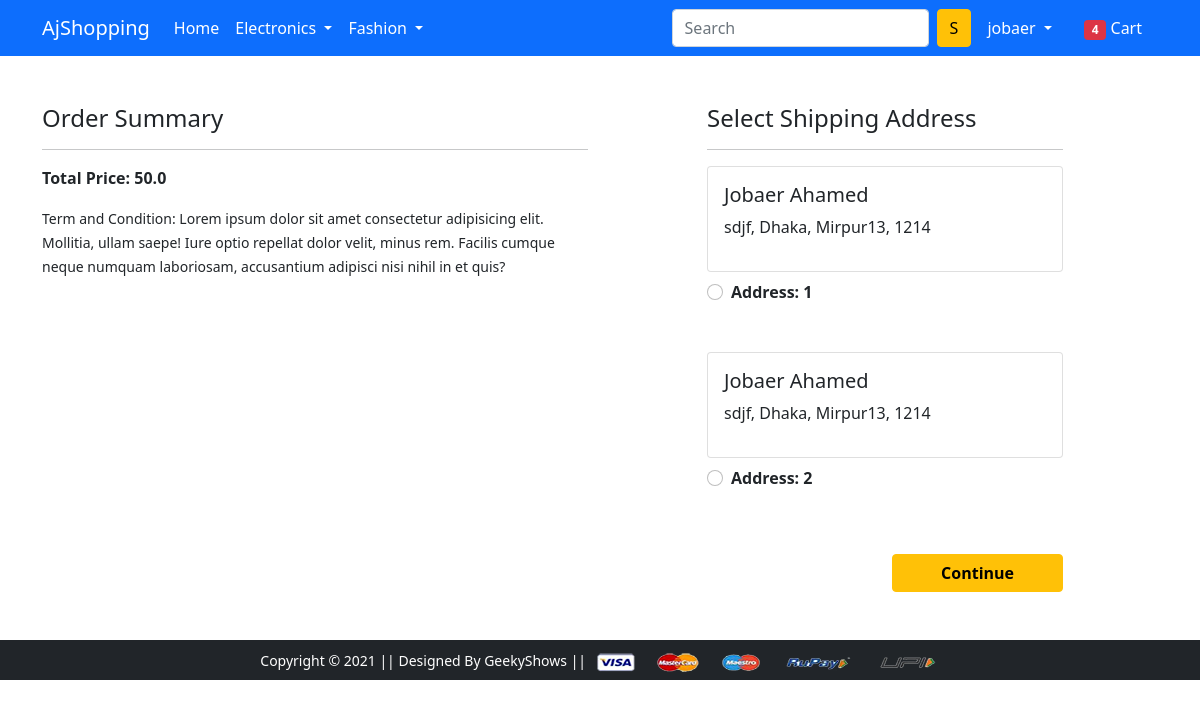
Before: /checkout/ (signed in) with the older database file.
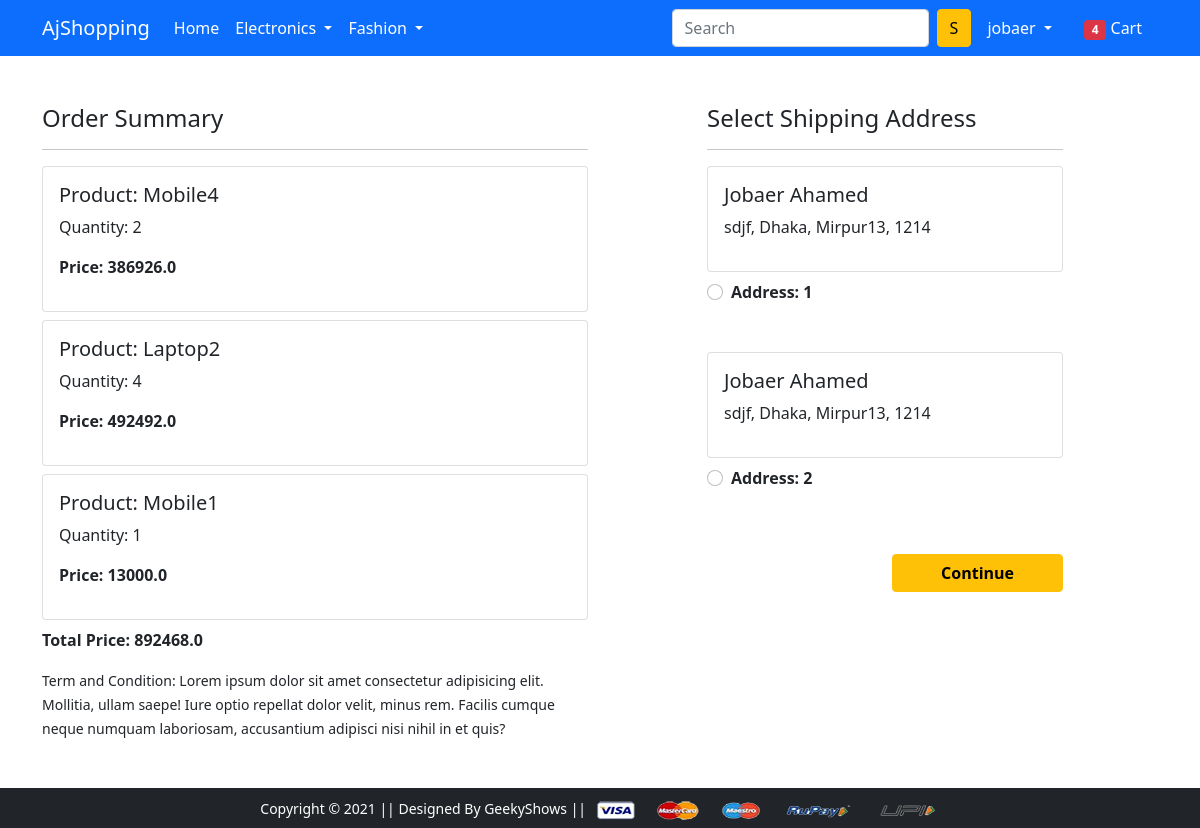
After: the same page with the newer database file.
### app/models.py (models this page shows, shortened)
class Customer(models.Model):
    user = models.ForeignKey(User, on_delete = models.CASCADE)
    name = models.CharField(max_length=150)
    locality = models.CharField(max_length = 200)
    city = models.CharField(max_length=200)
    zipcode = models.IntegerField()
    state = models.CharField(choices = STATE_CHOICES, max_length=80)

class Cart(models.Model):
    user = models.ForeignKey(User, on_delete=models.CASCADE)
    product = models.ForeignKey(Product, on_delete=models.CASCADE)
    quantity = models.PositiveIntegerField(default=1)
    def __str__(self):
        return str(self.id)
    @property
    def total_price(self):
        return self.quantity * self.product.selling_price

class Product(models.Model):
    title = models.CharField(max_length=100)
    selling_price = models.FloatField()
    discounted_price = models.FloatField()
    description = models.TextField()
    brand = models.CharField(max_length = 100)
    category = models.CharField(max_length=2,choices = BRAND_CHOICES)
    image = models.ImageField(upload_to='productimg')

### app/views.py (the view)
# urls.py: path('checkout/', views.checkout, name='checkout'),
def checkout(request):
 user  = request.user
 address = Customer.objects.filter(user = user)
 cart_item = Cart.objects.filter(user = user )
 print(cart_item)
 amount = 0.0
 shipping_amount =50.0
 total_amount = 0.0
 cart_product = [p for p in Cart.objects.filter(user = request.user)]
 price=[]
 if cart_product:
   for p in cart_product:
      tempamount = (p.quantity * p.product.selling_price)
      price.append(tempamount)
      amount+=tempamount
 total_amount= amount+shipping_amount
 return render(request, 'app/checkout.html', {'address':address, 'totalamount':total_amount,'cart_item':cart_item,'price':price})

### app/templates/app/checkout.html (shortened to what this page needs)
{% extends 'app/base.html' %}
{% load static %}
{% block main-content %}
<div class="container">
 <div class="row mt-5">
  <div class="col-sm-6">
    <h4>Order Summary</h4>
    <hr>
     {%for item in cart_item %}
      <div class="card mb-2">
        <div class="card-body">
          <h5>Product: {{item.product.title}}</h5>
          <p>Quantity: {{item.quantity}}</p>
          <p class="fw-bold">Price: {{ item.total_price}}</p>
        </div>
      </div>
      {%endfor%}
      <p class="fw-bold">Total Price: {{ totalamount }}</p>
    <small>Term and Condition: Lorem ipsum dolor sit amet consectetur adipisicing elit. Mollitia, ullam saepe! Iure optio repellat dolor velit, minus rem. Facilis cumque neque numquam laboriosam, accusantium adipisci nisi nihil in et quis?</small>
  </div>
  <div class="col-sm-4 offset-sm-1">
    <h4>Select Shipping Address</h4>
    <hr>
    <form action="">
      {%for add in address %}
      <div class="card">
        <div class="card-body">
        <h5>{{add.name}}</h5>
        <p>{{add.locality}}, {{add.city}}, {{add.state }}, {{add.zipcode}}</p>
        </div>
      </div>
        <div class="form-check mt-2 mb-5">
          <input class="form-check-input" type="radio" value="">
          <label class="form-check-label fw-bold" for="">
            Address: {{forloop.counter}} </label>
        </div>
        {%endfor%}
        <div class="text-end">
          <button type="submit" class="btn btn-warning mt-3 px-5 fw-bold">Continue</button>
        </div>
      </form>
    </div>
  </div>
</div>
{% endblock main-content %}

Changed rows visible on the page:
added Cart: product "Mobile4", quantity "2", total_price "386926.0"
added Cart: product "Laptop2", quantity "4", total_price "492492.0"
added Cart: product "Mobile1", quantity "1", total_price "13000.0"
Other visible differences:
{{ totalamount }}: "50.0" → "892468.0"
